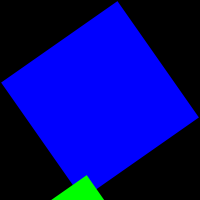
Frame 1 (no input)
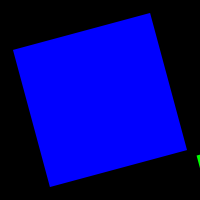
Frame 60 (the mouse pressed at the canvas centre just before this capture)
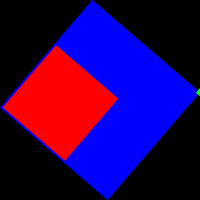
Frame 120 (the mouse held since frame 60 and released just before this capture)

The Processing sketch that drew these frames (run headless with seeded random() and noise(); from frame 60 on, the mouse is pressed at the canvas centre):

// Processing sketch: processing_21597
// ── processing_21597.pde

/**
 * Rotate. 
 * 
 * Rotating a square around the Z axis. To get the results
 * you expect, send the rotate function angle parameters that are
 * values between 0 and PI*2 (TWO_PI which is roughly 6.28). If you prefer to 
 * think about angles as degrees (0-360), you can use the radians() 
 * method to convert your values. For example: scale(radians(90))
 * is identical to the statement scale(PI/2). 
 */

float angle;
float swish;
float a = 0.0;
float s = 0.0;

void setup() {
  size(200, 200);
  smooth();
  noStroke();
  fill(255,0);
  rectMode(CENTER);
  frameRate(random(16));
}

void draw() {
  background(0);

  // during even-numbered seconds (0, 2, 4, 6...)
  if (second() % 2 == 0) {  
    swish = noise(5); /*implemented instead of random for a full twist*/
    
     
  }
  angle = angle + swish;
  float c = cos(angle);
  translate(width/2, height/2);
  rotate(c);
  fill(0,0,255);
  rect(0, 0, 142, 142);   
  
a = a + 0.4;
  s = cos(a)*2;
  
  translate(width/2, height/2);
  scale(s); 
  fill(0,255,0);
  rect(0, 0, 50, 50); 
  
  translate(width/2, height/2);
  fill(255,0,0);
  scale(s);
  rect(0, 0, 50, 50);    
  }
  /*Processing>File>Examples>Basics*/
  
  
  
  /*Processing.org/learning*/
  
 
